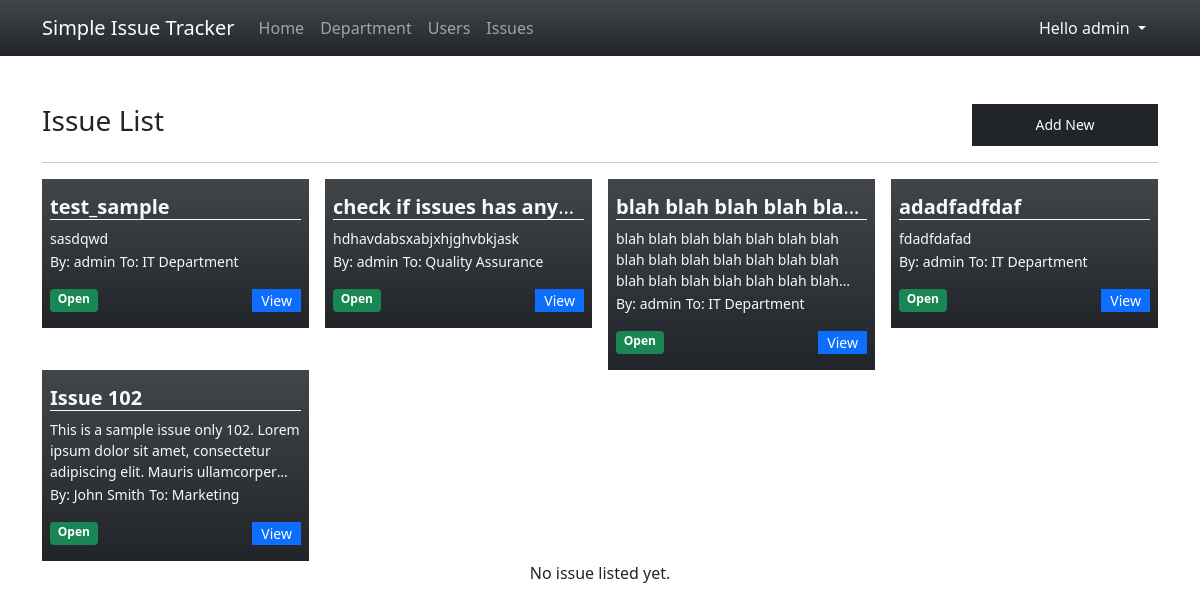
Page /?page=issues (signed in) on the committed database.
### tables this page shows
CREATE TABLE issue_list (
            `issue_id` INTEGER PRIMARY KEY AUTOINCREMENT,
            `title` TEXT NOT NULL,
            `description` TEXT NOT NULL,
            `department_id` INTEGER NOT NULL,
            `user_id` INTEGER NOT NULL,
            `status` INTEGER NOT NULL DEFAULT 0,
            `date_created` TIMESTAMP DEFAULT CURRENT_TIMESTAMP,
            `date_updated` TIMESTAMP NULL
        );

CREATE TABLE user_list (
            `user_id` INTEGER PRIMARY KEY AUTOINCREMENT,
            `fullname` TEXT NOT NULL,
            `email` TEXT NOT NULL,
            `contact` TEXT NOT NULL,
            `username` TEXT NOT NULL,
            `password` TEXT NOT NULL,
            `department_id` INTEGER,
            `type` INTEGER,
            `designation` TEXT NOT NULL,
            `date_created` TIMESTAMP DEFAULT CURRENT_TIMESTAMP
        );

CREATE TABLE department_list (
            `name` TEXT NOT NULL,
            `description` TEXT NOT NULL,
            `date_created` TIMESTAMP DEFAULT CURRENT_TIMESTAMP
        );

### issues.php (the view, shortened to what this page needs)
<div class="w-100 d-flex justify-content-between">
<h3>Issue List</h3>
<button class="btn btn-dark btn-sm py-1 rounded-0 col-2" type="button" id="create_new">Add New</button>
</div>
<hr>
<div class="row gx-3 row-cols-4">
    <?php
        $where = "";
        $sql = "SELECT i.*,u.fullname, d.name from issue_list i inner join department_list d on i.department_id = d.rowid inner join user_list u on i.user_id = u.user_id {$where} ORDER BY i.`status` asc, strftime('%s', i.date_created) desc";
        $qry = $conn->query($sql);
        while($row = $qry->fetchArray()):
    ?>
    <div class="col">
        <div class="w-100 bg-dark text-light bg-gradient opcaity-70 py-3 px-2">
            <h5 class="truncate-1 border-bottom border-light" title="<?php echo $row['title'] ?>"><b><?php echo $row['title'] ?></b></h5>
            <small class="truncate-3">
            <?php
                echo $row['description'];
            ?>
            </small>
            <?php if($_SESSION['type'] == 1): ?>
                <small>By: <?php echo $row['fullname'] ?></small>
                <small>To: <?php echo $row['name'] ?></small>
            <?php endif ?>
            <div class="w-100 d-flex justify-content-between align-items-middle mt-3">
                <?php
                if($row['status'] == 0 ){
                    echo "<span class='w-auto badge bg-success'>Open</span>";
                }else{
                    echo "<span class='w-auto badge bg-danger'>Closed</span>";
                }
                ?>
                <a class="btn btn-sm btn-primary col-auto py-0 rounded-0" href="./?page=view_issue&id=<?php echo md5($row['issue_id']) ?>">View</a>
            </div>
        </div>
    </div>
    <?php endwhile; ?>
</div>
<?php if(!$qry->fetchArray()): ?>
<div class="w-100 text-center">No issue listed yet.</div>
<?php endif; ?>

### index.php (style rules this page uses)
.truncate-1 { overflow: hidden; text-overflow: ellipsis; display: -webkit-box; -webkit-line-clamp: 1; -webkit-box-orient: vertical; }
.truncate-3 { overflow: hidden; text-overflow: ellipsis; display: -webkit-box; -webkit-line-clamp: 3; -webkit-box-orient: vertical; }

### rows in the picture
issue_list: title "test_sample", description "sasdqwd", user.fullname "admin", department_list.name "IT Department", status "Open"
issue_list: title "check if issues has…", description "hdhavdabsxabjxhjghvbkjask", user.fullname "admin", department_list.name "Quality Assurance", status "Open"
issue_list: title "blah blah blah blah…", description "blah blah blah blah blah blah blah blah blah blah blah blah blah blah blah blah blah blah blah blah…", user.fullname "admin", department_list.name "IT Department", status "Open"
issue_list: title "adadfadfdaf", description "fdadfdafad", user.fullname "admin", department_list.name "IT Department", status "Open"
issue_list: title "Issue 102", description "This is a sample issue only 102. Lorem ipsum dolor sit amet, consectetur adipiscing elit. Mauris…", user.fullname "John Smith", department_list.name "Marketing", status "Open"

### other values in the picture
$_SESSION['fullname'] "admin"
